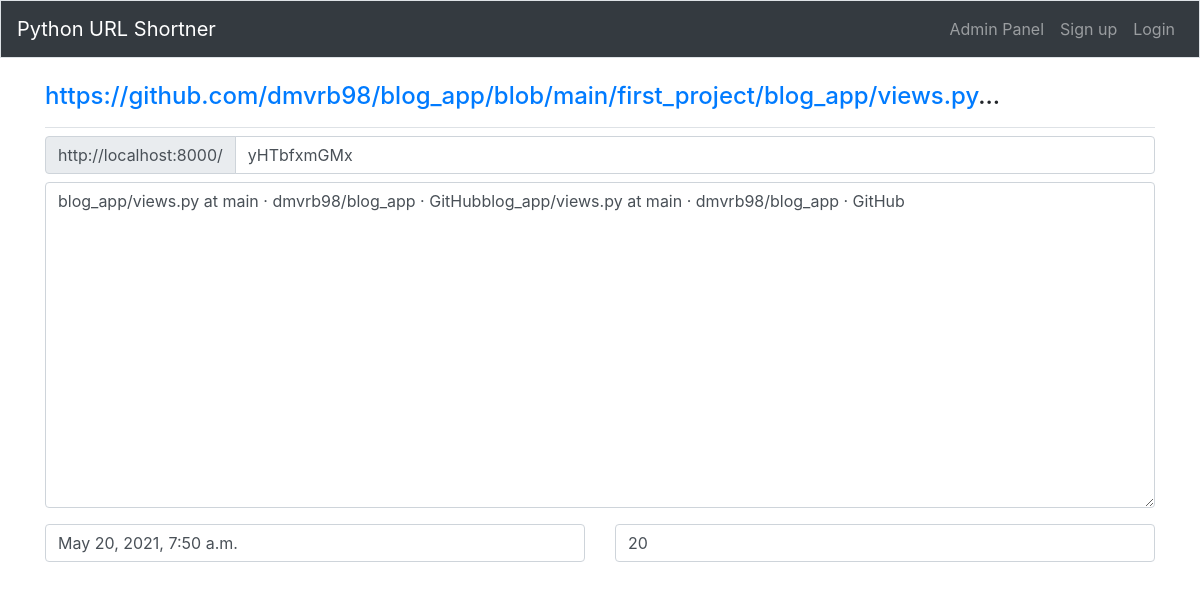
Page /manage_url/53/ on the committed database.
### home_page/models.py (models this page shows)
class UsersUrl(models.Model):
    url = models.CharField(max_length=200)
    short = models.CharField(
        max_length=10, blank=True, unique=True, error_messages={"unique": ""}
    )
    date_added = models.DateTimeField(null=True)
    click_count = models.IntegerField(default=0)
    url_content = models.TextField(max_length=500, blank=True)
    def __str__(self):
        return f"{self.url[:150]}..."

### home_page/views.py (the view)
# urls.py: path("manage_url/<int:UsersUrl_id>/", views.manage_url, name="manage_url"),
def manage_url(request, UsersUrl_id):
    if request.method != "POST":
        form = ManageForm(request.POST)
        urls = UsersUrl.objects.get(id=UsersUrl_id)
    context = {"form": form, "urls": urls}
    return render(request, "home_page/manage_url.html", context)

### home_page/forms.py
class ManageForm(forms.ModelForm):
    class Meta:
        model = UsersUrl
        fields = ["short", "url_content", "click_count", "date_added"]
        labels = {"short": "", "url_content": "", "click_count": "", "date_added": ""}
        widgets = {}

### home_page/templates/home_page/manage_url.html (shortened to what this page needs)
{% extends "./base.html" %}
{% load bootstrap4 %}
{% block page_header %}
	<h4>{{ urls|urlize }}</h4>
{% endblock page_header %}
{% block content %}
  <div class="input-group mb-2 mr-sm-2">
    <div class="input-group-prepend">
      <div class="input-group-text">http://localhost:8000/</div>
    </div>
    <input type="text" name="short" class="form-control" id="short"value="{{ urls.short }}">
  </div>
  <form>
    <div class="form-group">
    <textarea class="form-control" rows="13">{{ urls.url_content }}</textarea>
  </div>
  <div class="row">
    <div class="col">
      <input type="text" class="form-control" value="{{ urls.date_added }}">
    </div>
    <div class="col">
      <input type="text" class="form-control" value="{{ urls.click_count }}">
    </div>
  </div>
</form>
 {% endblock content %}

### rows in the picture
UsersUrl: url "https://github.com/dmvrb98/blog_app/blob/main/first_project/blog_app/views.py ...", url_content "blog_app/views.py at main · dmvrb98/blog_app · GitHubblog_app/views.py at main · dmvrb98/blog_app · GitHub", date_added "May 20, 2021, 7:50 a.m.", click_count "20"
